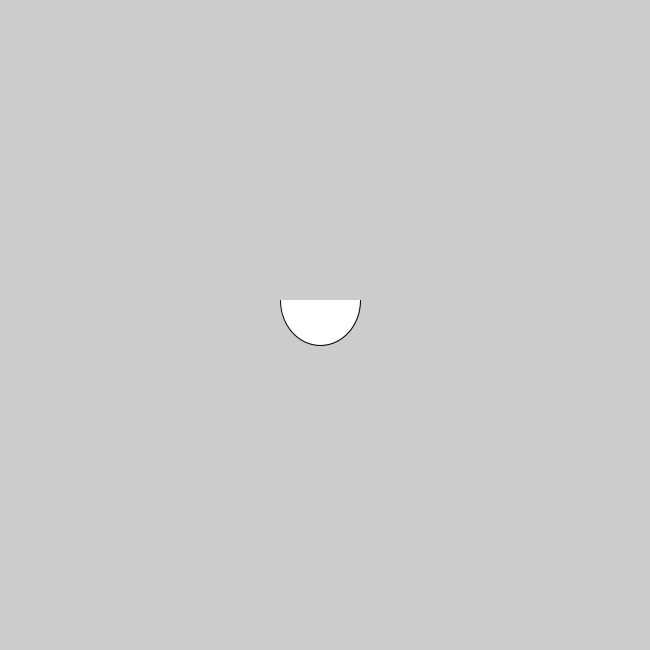
Frame 1 (no input)
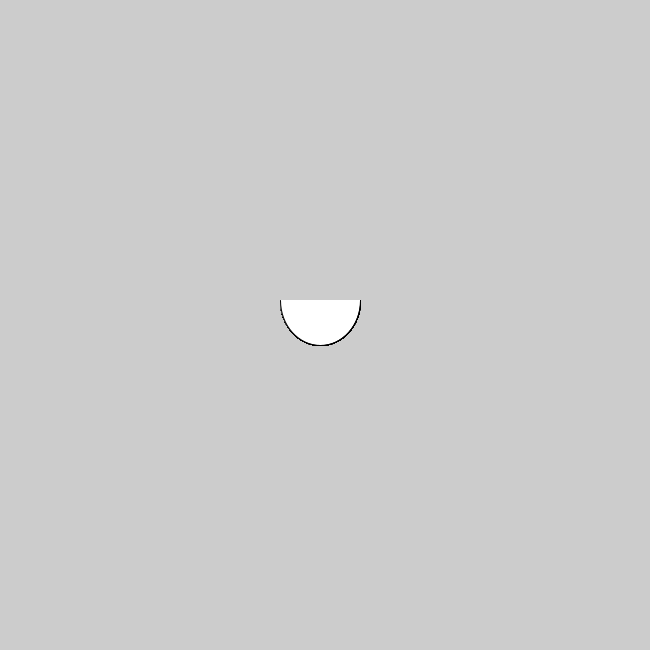
Frame 60 (the mouse pressed at the canvas centre just before this capture)
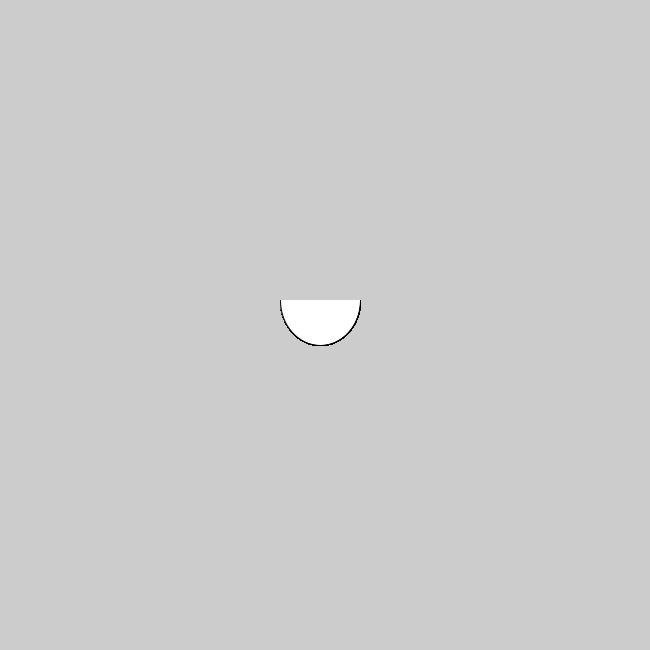
Frame 120 (the mouse held since frame 60 and released just before this capture)

The Processing sketch that drew these frames (run headless with seeded random() and noise(); from frame 60 on, the mouse is pressed at the canvas centre):

// Processing sketch: nez_arc
// ── nez_arc.pde
void setup() {
   size(650, 650); 
}

void draw() {
  arc(320, 300, 80, 90, 0, PI);

  
}
